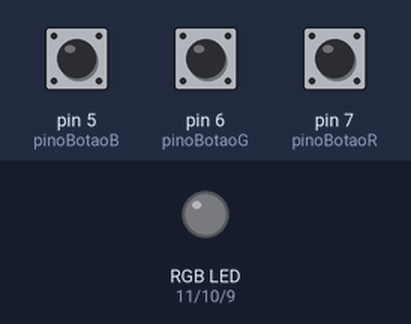
A sketch run on a simulated Arduino Uno, built with avr-gcc and run on an emulated ATmega328P. On the bench: an RGB LED mixed from three pins (HIGH = lit). The test bench sets the inputs (shaded band); at power-on: pin 6 (pinoBotaoG) HIGH, pin 7 (pinoBotaoR) HIGH, pin 5 (pinoBotaoB) HIGH.

Above: at 1.2 s.
1.3 s: pin 6 (pinoBotaoG) pulled LOW for 0.15 s
At 1.4 s:
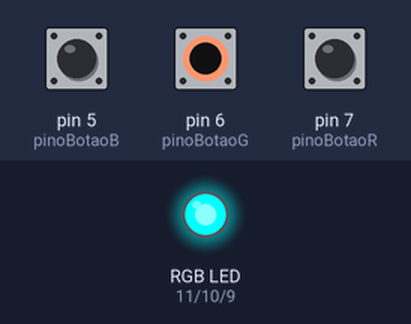
3.0 s: pin 7 (pinoBotaoR) pulled LOW for 0.15 s
At 3.1 s:
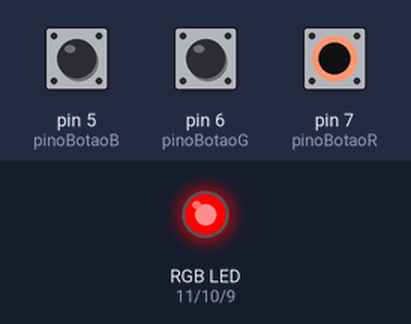
4.7 s: pin 7 (pinoBotaoR) pulled LOW for 3.2 s
At 8.3 s:
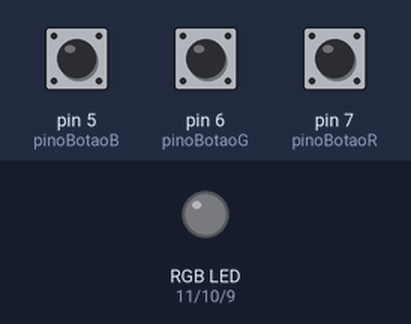
9.4 s: pin 6 (pinoBotaoG) pulled LOW for 3.2 s
At 10.7 s:
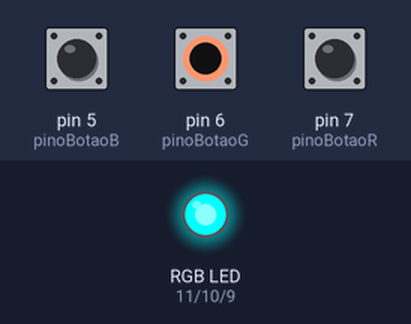
14.1 s: pin 6 (pinoBotaoG) driven LOW and pin 7 (pinoBotaoR) driven LOW
At 15.5 s:
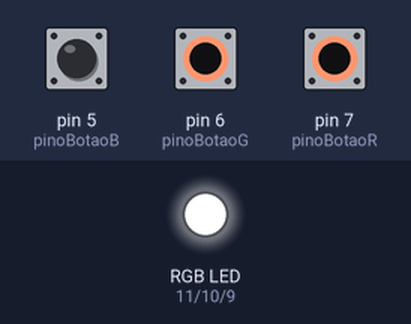
Timing chart, 0 to 16.6 s (numbered marks = the images above; inputs shaded):
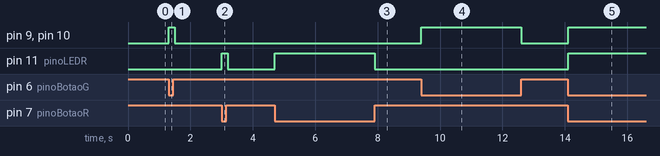

Measured:
- after the input at 1.3 s, pin 9 (pinoLEDB), pin 10 (pinoLEDG): LOW → HIGH at once, → LOW 0.20 s later
- after the input at 3.0 s, pin 11 (pinoLEDR): LOW → HIGH at once, → LOW 0.20 s later
- after the input at 4.7 s, pin 11 (pinoLEDR): LOW → HIGH at once, → LOW 3.2 s later
- after the input at 9.4 s, pin 9 (pinoLEDB), pin 10 (pinoLEDG): LOW → HIGH at once, → LOW 3.2 s later
- after the input at 14.1 s, pin 9 (pinoLEDB), pin 10 (pinoLEDG), pin 11 (pinoLEDR): LOW → HIGH at once

The sketch:

teste_led_RGB.ino
```cpp
// LED RGB

// Declaração dos pinos
const int pinoLEDR = 11;
const int pinoLEDG = 10;
const int pinoLEDB = 9;
const int pinoBotaoR = 7;
const int pinoBotaoG = 6;
const int pinoBotaoB = 5;

// Variaveis para armazenar o estado de cada botao
int leituraBotaoR;
int leituraBotaoG;
int leituraBotaoB;

void setup() {
  // Configura os pinos
  pinMode(pinoLEDR, OUTPUT);
  pinMode(pinoLEDG, OUTPUT);
  pinMode(pinoLEDB, OUTPUT);
  pinMode(pinoBotaoR, INPUT_PULLUP);
  pinMode(pinoBotaoG, INPUT_PULLUP);
  pinMode(pinoBotaoB, INPUT_PULLUP);
}

void loop() {
  //Le os estados do botão
  leituraBotaoR = digitalRead(pinoBotaoR);
  leituraBotaoG = digitalRead(pinoBotaoG);
  leituraBotaoB = digitalRead(pinoBotaoB);

  if (leituraBotaoR == LOW){
    analogWrite(pinoLEDR, 255);
  } else {
    analogWrite(pinoLEDR, 0);
  }

  if (leituraBotaoG == LOW){
    analogWrite(pinoLEDG, 255);
  }else{
    analogWrite(pinoLEDG, 0);
  }

  if (leituraBotaoG == LOW){
    analogWrite(pinoLEDB, 255);
  }else{
    analogWrite(pinoLEDB, 0);
  }

  delay(100);
}
```
